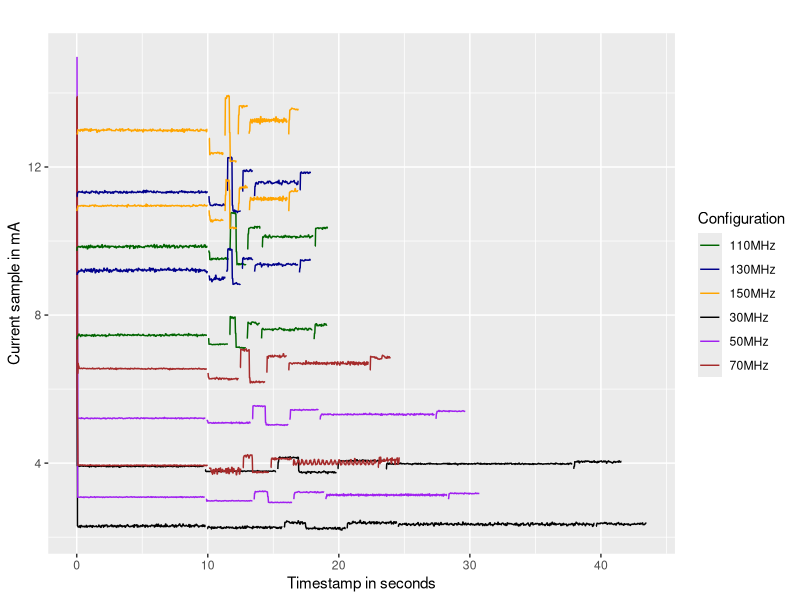

Generate this figure with R:
library("ggplot2")
library("dplyr")
library(rlang)

df <- read.csv("pairs_freqs_manual.csv")
#df <- df %>%
#  mutate(
#    x_range = cut(
#      expe_num,
#      breaks = c(0, 15, 30),   # upper bound is exclusive by default
#      right = FALSE,              # [0,15), [15,30), ...
#      labels = c("non trimmed", "trimmed")
#    )
#  )
df <- df %>%
  mutate(
    legend_group = case_when(
      expe_num %in% c(4:9, 10:15)   ~ "30MHz",
      expe_num %in% c(16:21, 22:27)   ~ "50MHz",
      expe_num %in% c(28:33, 34:39)   ~ "70MHz",
      expe_num %in% c(40:45, 46:51)   ~ "110MHz",
      expe_num %in% c(52:57, 58:63)   ~ "130MHz",
      expe_num %in% c(64:69, 70:75)   ~ "150MHz"
    )
  )
df <- df %>% filter(expe_num > 3)
p <- ggplot(df, aes(x = current_timestamp, y = current_sample, color=legend_group, group=factor(expe_num))) +
	geom_line(na.rm = TRUE) +
	#scale_y_continuous(limits=c(0, 20), n.breaks=15) +
	#geom_hline(yintercept = median(df[df$expe_num == 0,]$current_sample, na.rm = TRUE), color = "red") +
	#facet_wrap(~ x_range) +
	labs(title = "", x = "Timestamp in seconds", y = "Current sample in mA") +
  scale_color_manual(
		name = "Configuration",
    values = c(
      "30MHz"      = "black",
      "50MHz"      = "purple",
      "70MHz"      = "brown",
      "110MHz"      = "dark green",
      "130MHz"      = "dark blue",
      "150MHz"      = "orange"
    )
  )
ggsave("pairs_freqs_manual.pdf", plot=p)
